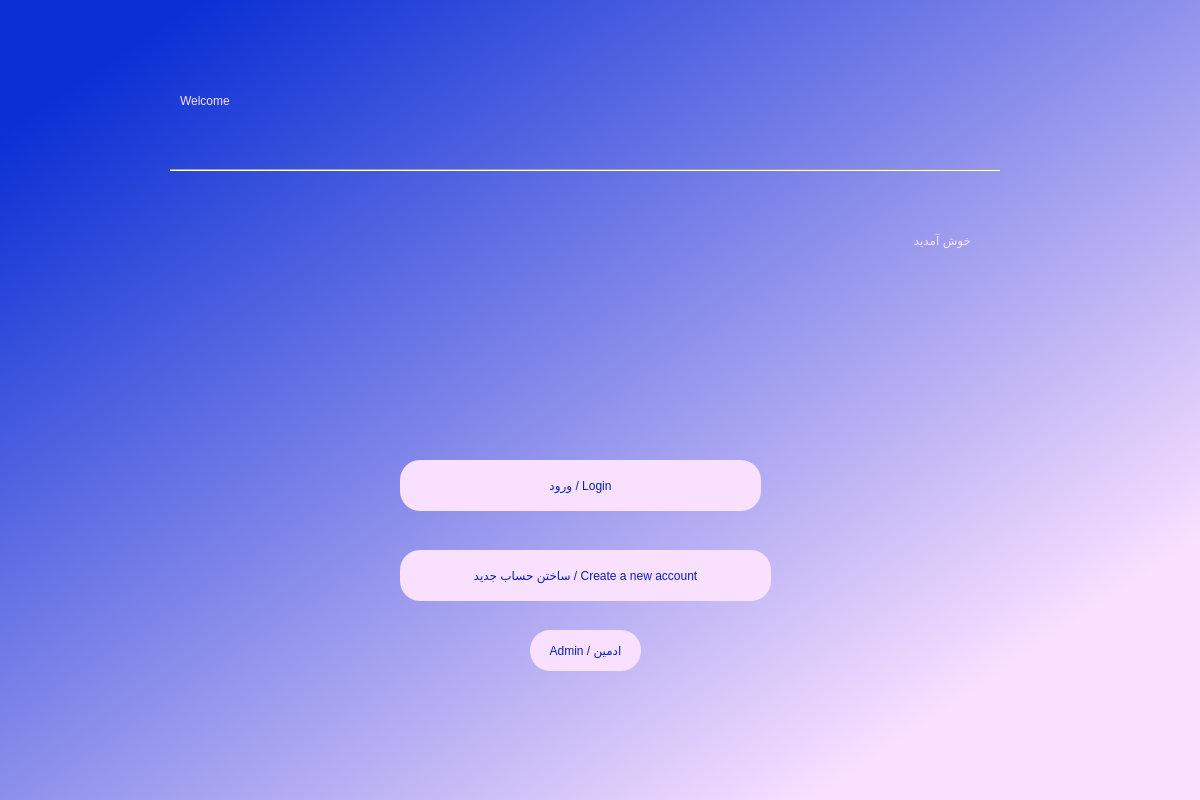
<?xml version="1.0" encoding="UTF-8"?>
<ui version="4.0">
 <class>Dialog</class>
 <widget class="QDialog" name="Dialog">
  <property name="geometry">
   <rect>
    <x>0</x>
    <y>0</y>
    <width>1200</width>
    <height>800</height>
   </rect>
  </property>
  <property name="windowTitle">
   <string>Dialog</string>
  </property>
  <property name="styleSheet">
   <string notr="true">QDialog#Dialog{
background-color:qlineargradient(spread:pad, x1:0.075, y1:0.0910455, x2:0.837, y2:0.835227, stop:0 rgba(10, 47, 212, 255), stop:1 rgba(249, 224, 255, 255))}
</string>
  </property>
  <widget class="QPushButton" name="loginbutton">
   <property name="geometry">
    <rect>
     <x>400</x>
     <y>460</y>
     <width>361</width>
     <height>51</height>
    </rect>
   </property>
   <property name="cursor">
    <cursorShape>PointingHandCursor</cursorShape>
   </property>
   <property name="styleSheet">
    <string notr="true">border-radius:20px;
color: rgb(6, 32, 179);
background-color: rgb(249, 224, 255);
font: 75 14pt &quot;B Nazanin&quot;;</string>
   </property>
   <property name="text">
    <string>ورود / Login</string>
   </property>
  </widget>
  <widget class="QPushButton" name="createaccbutton">
   <property name="geometry">
    <rect>
     <x>400</x>
     <y>550</y>
     <width>371</width>
     <height>51</height>
    </rect>
   </property>
   <property name="cursor">
    <cursorShape>PointingHandCursor</cursorShape>
   </property>
   <property name="styleSheet">
    <string notr="true">border-radius:20px;
background-color: rgb(249, 224, 255);
font: 75 12pt &quot;B Nazanin&quot;;
color: rgb(6, 32, 179);</string>
   </property>
   <property name="text">
    <string>ساختن حساب جدید / Create a new account</string>
   </property>
  </widget>
  <widget class="QLabel" name="label_2">
   <property name="geometry">
    <rect>
     <x>180</x>
     <y>40</y>
     <width>331</width>
     <height>121</height>
    </rect>
   </property>
   <property name="styleSheet">
    <string notr="true">color: rgb(249, 224, 255);
font: 75 48pt &quot;MS Shell Dlg 2&quot;;</string>
   </property>
   <property name="text">
    <string>Welcome</string>
   </property>
  </widget>
  <widget class="Line" name="line">
   <property name="geometry">
    <rect>
     <x>170</x>
     <y>160</y>
     <width>831</width>
     <height>21</height>
    </rect>
   </property>
   <property name="styleSheet">
    <string notr="true">font: 75 8pt &quot;MS Shell Dlg 2&quot;;</string>
   </property>
   <property name="orientation">
    <enum>Qt::Horizontal</enum>
   </property>
  </widget>
  <widget class="QLabel" name="label">
   <property name="geometry">
    <rect>
     <x>660</x>
     <y>180</y>
     <width>311</width>
     <height>121</height>
    </rect>
   </property>
   <property name="styleSheet">
    <string notr="true">font: 75 48pt &quot;B Nazanin&quot;;
color: rgb(249, 224, 255);</string>
   </property>
   <property name="text">
    <string>خوش آمدید</string>
   </property>
  </widget>
  <widget class="QPushButton" name="adminbutton">
   <property name="geometry">
    <rect>
     <x>530</x>
     <y>630</y>
     <width>111</width>
     <height>41</height>
    </rect>
   </property>
   <property name="cursor">
    <cursorShape>PointingHandCursor</cursorShape>
   </property>
   <property name="styleSheet">
    <string notr="true">border-radius:20px;
color: rgb(6, 32, 179);
background-color: rgb(249, 224, 255);
font: 10pt &quot;B Nazanin&quot;;</string>
   </property>
   <property name="text">
    <string>Admin / ادمین</string>
   </property>
  </widget>
 </widget>
 <resources/>
 <connections/>
</ui>
